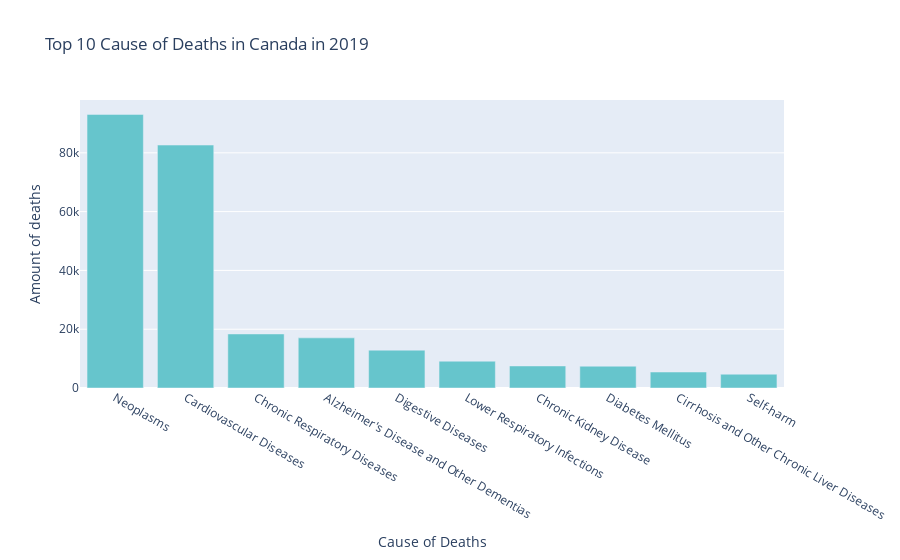

Source (notebook cell):
### Code cell
top_10_illnesses_year('Canada', 2019)

### Figure 1 — Plotly figure (JSON) as saved in the notebook; plotly's stock layout.template omitted (floating-point values rounded to 4 significant figures)
{"data": [{"alignmentgroup": "True", "hovertemplate": "variable=0<br>Cause of Deaths=%{x}<br>Amount of deaths=%{y}<extra></extra>", "legendgroup": "0", "marker": {"color": "rgb(102, 197, 204)", "pattern": {"shape": ""}}, "name": "0", "offsetgroup": "0", "orientation": "v", "showlegend": true, "textposition": "auto", "type": "bar", "x": ["Neoplasms", "Cardiovascular Diseases", "Chronic Respiratory Diseases", "Alzheimer's Disease and Other Dementias", "Digestive Diseases", "Lower Respiratory Infections", "Chronic Kidney Disease", "Diabetes Mellitus", "Cirrhosis and Other Chronic Liver Diseases", "Self-harm"], "xaxis": "x", "y": [93072, 82644, 18385, 17052, 12872, 9125, 7501, 7420, 5442, 4699], "yaxis": "y"}], "layout": {"barmode": "relative", "legend": {"title": {"text": "variable"}, "tracegroupgap": 0}, "showlegend": false, "title": {"text": "Top 10 Cause of Deaths in Canada in 2019"}, "xaxis": {"anchor": "y", "domain": [0.0, 1.0], "title": {"text": "Cause of Deaths"}}, "yaxis": {"anchor": "x", "domain": [0.0, 1.0], "title": {"text": "Amount of deaths"}}}}
